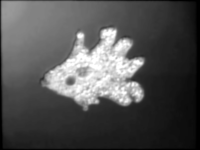
#> input picture Old exam/frame.png, 200 x 150 px, found by its file name
$ python 'Square deformable Model.py'
#> lines starting #> are read from the running program, lines starting #| are printed output that depends on the picture; long printed decimals are rounded
# -*- coding: utf-8 -*-
"""
Created on Sat May 21 15:12:20 2022

@author: danie
"""

import skimage.io
import numpy as np
import matplotlib.pyplot as plt
import simple_snake as sis
import scipy.interpolate
import scipy.linalg

#%% QUESTION 14 *
# Solution based on
# https://lab.compute.dtu.dk/aia02506/weekly-solutions/-/blob/master/Week06/week06_pycode/quiz_solution.py
# and
# https://lab.compute.dtu.dk/aia02506/weekly-solutions/-/blob/master/Week06/week06_pycode/plusplus_segmentation.py
I = skimage.io.imread('C:/Users/hujo8/OneDrive/Advanced image analysis/Old exam/frame.png').astype(float)/255
#> I: shape (150, 200) float64; min 0, max 1, mean 0.322
mask = np.zeros(I.shape, dtype=bool)
mask[I.shape[0]//2-40:I.shape[0]//2+40, I.shape[1]//2-40:I.shape[1]//2+40] = 1

m_in = np.mean(I[mask])
#> m_in = 0.635
m_out = np.mean(I[~mask])
#> m_out = 0.237

p = [I.shape[0]/2+39.5, I.shape[1]/2-40.5]
#> p = [114.5, 59.5]
I_p = I[int(p[0]),int(p[1])]
#> I_p = 0.196

Ein = np.sum((I[mask]-m_in)**2)
#> Ein = 509.7
Eout = np.sum((I[~mask]-m_out)**2)
#> Eout = 703.3

Eext = Ein + Eout
#> Eext = 1213

#force = 0.5*(m_in-m_out)*(2*I_p - (m_in+m_out))
force = (m_in - m_out) * (2*I_p - m_in - m_out)
#> force = -0.191

# Visualization
fig, ax = plt.subplots()
rgb = 0.5*(np.stack((I,I,I), axis=2) + np.stack((mask,mask,0*mask), axis=2))
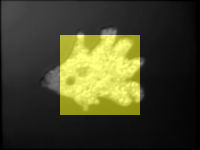
#> rgb: shape (150, 200, 3) float64; mean of channels 0, 1, 2 0.268, 0.268, 0.161; drawn as R, G, B
ax.imshow(rgb)
ax.plot(p[1], p[0], 'co',markersize=10)
print(f'Question 14: {force}')
#| Question 14: -0.1914
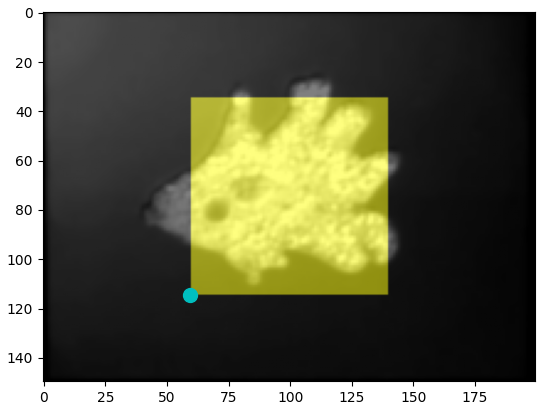
#> figure drawn by matplotlib, 1 panel

$ run again, with Old exam/bony.png copied over Old exam/frame.png
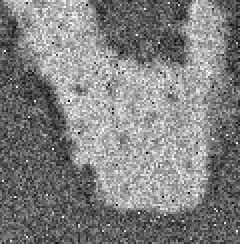
#> input picture Old exam/bony.png, 120 x 122 px, found by its file name (shown 2 times larger)
#> m_in = 0.599
#> m_out = 0.433
#> I_p = 0.38
#> Ein = 211.6
#> Eout = 243.1
#> Eext = 454.7
#> force = -0.0449
#> `rgb = 0.5*(np.stack((I,I,I), axis=2) + np.stack((mask,mask,0*mask), ax..`:
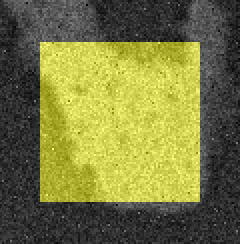
#> rgb: shape (122, 120, 3) float64 (shown 2 times larger); mean of channels 0, 1, 2 0.471, 0.471, 0.253; drawn as R, G, B
#| Question 14: -0.04494
#> `print(f'Question 14: {force}')`:
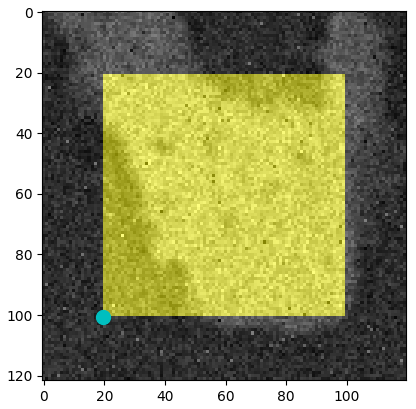
#> figure drawn by matplotlib, 1 panel
